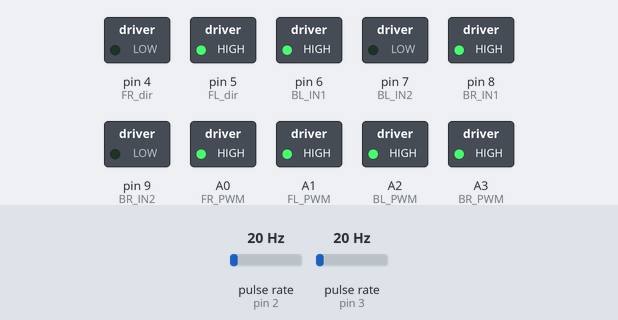
A sketch run on a simulated Arduino Uno, built with avr-gcc and run on an emulated ATmega328P. Parts: switched loads named in the sketch (green lamp = pin HIGH). Wiring (inferred from the names in the program): 2 × pulse sensor: data pin 2 / data pin 3. The test bench sets the inputs (shaded band); at power-on: pulse rate (sensors on pin 2, pin 3) 20 Hz. What the sketch prints to the serial monitor is not drawn.

Above: at 1.2 s.
1.3 s: pulse rate (sensor on pin 2) set to 8 Hz
4.3 s: pulse rate (sensor on pin 3) set to 196 Hz
Timing chart, 0 to 7.3 s (numbered marks = the images above; inputs shaded):
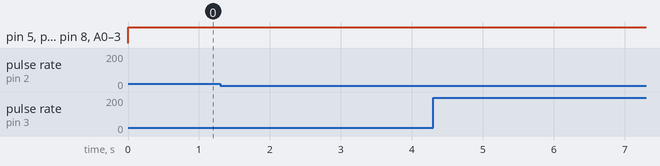

The sketch:

Control_Code.ino
```cpp
#include "DCMotorHBridge.h"
#include "MRAC_Left.h"
#include "MRAC_Right.h"

#define Left_motor_enc1 2
#define Left_motor_enc2 3

#define Right_motor_enc1 18
#define Right_motor_enc2 19

// F = Front
// B = Back
// R = Right
// L = Left
#define FR_PWM A0
#define FR_dir 4

#define FL_PWM A1
#define FL_dir 5

#define BL_PWM A2
#define BL_IN1 6
#define BL_IN2 7

#define BR_PWM A3
#define BR_IN1 8
#define BR_IN2 9
// makes sure to know what is the PPR of the encoder
float PPR_old = 4*370.0;
float PPR_new = 1900;
#define Freq_samp 200.0
#define T_samp 0.005

// Lyapunov Params
#define initial_gain 4
#define maximum_gain_P 10
#define maximum_gain_I 10
#define learning_rate 0.0001
#define time_constant 0.1
// PI Coefficients
#define P 3
#define I 2
#define antiwindup_yes 1
#define antiwindup_no 0

int left_Cstate = 0;
int left_Cstate_1 = 0;
volatile int left_ticks = 0;

int right_Cstate = 0;
int right_Cstate_1 = 0;
volatile int right_ticks = 0;

int current_Rticks = 0;
int speed_R = 0;
int last_Rticks = 0;
volatile int PWM_right = 0;

int current_Lticks = 0;
int speed_L = 0;
int last_Lticks = 0;
volatile int PWM_left = 0;

float setpoint_R = 0;
float setpoint_L = 0;

void setup() {
  Serial.begin(115200);

  pinMode(Left_motor_enc1, INPUT);
  pinMode(Right_motor_enc1, INPUT);

  pinMode(FL_PWM, OUTPUT);
  pinMode(FL_dir, OUTPUT);

  pinMode(FR_PWM, OUTPUT);
  pinMode(FR_dir, OUTPUT);

  pinMode(BL_PWM, OUTPUT);
  pinMode(BL_IN1, OUTPUT);
  pinMode(BL_IN2, OUTPUT);

  pinMode(BR_PWM, OUTPUT);
  pinMode(BR_IN2, OUTPUT);
  pinMode(BR_IN1, OUTPUT);

  attachInterrupt(digitalPinToInterrupt(Left_motor_enc1), L_pulses, CHANGE);
  attachInterrupt(digitalPinToInterrupt(Left_motor_enc2), L_pulses, CHANGE);

  attachInterrupt(digitalPinToInterrupt(Right_motor_enc1), R_pulses, CHANGE);
  attachInterrupt(digitalPinToInterrupt(Right_motor_enc2), R_pulses, CHANGE);

    cli();      //stop interrupts
  TCCR2A = 0; // set entire TCCR2A register to 0
  TCCR2B = 0; // same for TCCR2B
  TCNT2 = 177; //255-((16*10^6)/(PreSc*F_samp))
  //
  //
  //
  // 177 for 200 Hz sampling rate
  // 240 for 1000 Hz sampling rate
  // 1000 Hz sampling rate is not advisable as not all calculations in the timer
  // may have time to complete, this will cause malfunction in the control system
  // when changing timer configurations, remember to change sampling frequency and sampling time
  // as used in calculations, which will be found as #defines at the top of the code
  // also make sure to change the TCNT2 value in the bottom of the ISR
  //
  //
  //
  TCCR2A |= 0; // turn on Normal mode
  TCCR2B |= (1 << CS22) | (1 << CS21) | (1 << CS20); // Set CS22,CS21,CS20 bits for 1024 prescaler
  TIMSK2 |= (1 << TOIE2);  // enable timer Overflow interrupt
  sei(); //allow interrupts
  Serial.print("PWM Right");
  Serial.print(" ");
  Serial.print("PWM Left");
  Serial.print(" ");
  Serial.print("Right Speed");
  Serial.print(" ");
  Serial.println("Left Speed");
}

void loop() {

}

ISR(TIMER2_OVF_vect) {
  current_Rticks = right_ticks;
  current_Lticks = left_ticks;

  // Speed is in RPM
  speed_L = (current_Rticks - last_Rticks)*Freq_samp/PPR_old*60;
  speed_R = -(current_Lticks - last_Lticks)*Freq_samp/PPR_new*60;

  // Speed is in RPM
  setpoint_R = 50;
  setpoint_L = 50;

  PWM_left = UnderControl_L(speed_L,setpoint_L, initial_gain, maximum_gain_P, maximum_gain_I,learning_rate,time_constant,T_samp);
  PWM_right = UnderControl_R(speed_R,setpoint_R, initial_gain, maximum_gain_P, maximum_gain_I,learning_rate,time_constant,T_samp);

  Freebird(PWM_left, FL_PWM, FL_dir);
  MoveitMoveit(PWM_left, BL_IN1, BL_IN2, BL_PWM);

  Freebird(-PWM_right, FR_PWM, FR_dir);
  MoveitMoveit(PWM_right, BR_IN1, BR_IN2, BR_PWM);

  Serial.print(PWM_right);
  Serial.print(" ");
  Serial.print(PWM_left);
  Serial.print(" ");
  Serial.print(speed_R);
  Serial.print(" ");
  Serial.println(speed_L);

  last_Rticks = current_Rticks;
  last_Lticks = current_Lticks;

  TCNT2 = 177;
}

void R_pulses() {
  right_Cstate = ((digitalRead(Right_motor_enc1) << 1) | (digitalRead(Right_motor_enc2)));
  if (right_Cstate_1 == 0 && right_Cstate == 1) {
    right_ticks--;
  } else if (right_Cstate_1 == 1 && right_Cstate == 3) {
    right_ticks--;
  } else if (right_Cstate_1 == 3 && right_Cstate == 2) {
    right_ticks--;
  } else if (right_Cstate_1 == 2 && right_Cstate == 0) {
    right_ticks--;
  } else if (right_Cstate_1 == 1 && right_Cstate == 0) {
    right_ticks++;
  } else if (right_Cstate_1 == 3 && right_Cstate == 1) {
    right_ticks++;
  } else if (right_Cstate_1 == 2 && right_Cstate == 3) {
    right_ticks++;
  } else if (right_Cstate_1 == 0 && right_Cstate == 2) {
    right_ticks++;
  }
  else;
  right_Cstate_1 = right_Cstate;
}

void L_pulses() {
  left_Cstate = ((digitalRead(Left_motor_enc1) << 1) | (digitalRead(Left_motor_enc2)));
  if (left_Cstate_1 == 0 && left_Cstate == 1) {
    left_ticks--;
  } else if (left_Cstate_1 == 1 && left_Cstate == 3) {
    left_ticks--;
  } else if (left_Cstate_1 == 3 && left_Cstate == 2) {
    left_ticks--;
  } else if (left_Cstate_1 == 2 && left_Cstate == 0) {
    left_ticks--;
  } else if (left_Cstate_1 == 1 && left_Cstate == 0) {
    left_ticks++;
  } else if (left_Cstate_1 == 3 && left_Cstate == 1) {
    left_ticks++;
  } else if (left_Cstate_1 == 2 && left_Cstate == 3) {
    left_ticks++;
  } else if (left_Cstate_1 == 0 && left_Cstate == 2) {
    left_ticks++;
  }
  else;
  left_Cstate_1 = left_Cstate;
}
```

DCMotorHBridge.h
```cpp
void MoveitMoveit(int PulseWidth, int A_channel, int B_channel, int INPUT_PIN){

  // Saturate output at 255
    if (PulseWidth>=255){
        PulseWidth = 255;
    }else if(PulseWidth<=-255){
      PulseWidth = -255;
    }
    // decide directions based on PWM sign
    if(PulseWidth >=0){
      // if command is positive, go CCW/CW
        digitalWrite(A_channel,HIGH);
        digitalWrite(B_channel,LOW);
        analogWrite(INPUT_PIN,PulseWidth);
    }
    else if(PulseWidth < 0){
      // if it switches signs, go the other way
        digitalWrite(A_channel,LOW);
        digitalWrite(B_channel,HIGH);
        analogWrite(INPUT_PIN,-PulseWidth);
    }

}

void Freebird(int PWM, int PWM_pin, int DIR_pin){
   if (PWM>=255){
        PWM = 255;
    }else if(PWM<=-255){
      PWM = -255;
    }
    // decide directions based on PWM sign
    if(PWM >=0){
      // if command is positive, go CCW/CW
        digitalWrite(DIR_pin,HIGH);
        analogWrite(PWM_pin,PWM);
    }
    else if(PWM < 0){
      // if it switches signs, go the other way
        digitalWrite(DIR_pin,LOW);
        analogWrite(PWM_pin,-PWM);
}
}
```

MRAC_Left.h
```cpp
int saturated_L(float ctrlaction, float satlim) { // saturation status
  /* this function returns
    1 if the ctrlaction is upper-limit-saturated
    and -1 if lower-limit-saturated */
  static int flag = 0;
  //  if(ctrlaction>=satlim)
  //    flag=1;
  //
  //  else if(ctrlaction<=-satlim)
  //    flag=-1;
  //  else
  //  flag=0;
  flag = ctrlaction >= satlim ? 1 : ctrlaction <= -satlim ? -1 : 0;
  return flag;
}
float P_ctrlr_L(float error, float P) {
  static float P_ctrlaction = 0;
  P_ctrlaction = error * P; // calculating ctrl action based on P
  return P_ctrlaction;
}
float I_ctrlr_L(float sumerror, float I, float T_samp) {
  static float I_ctrlaction = 0;
  I_ctrlaction = T_samp * sumerror * I; // calculating ctrl action based on I
  return I_ctrlaction;
}


float PID_ctrlr_withZOH_L(float error, float P, float I, float saturation_limit, float T_samp, int anti_windup)
{
  static float integrator_sum = 0;// integrator sum
  static float differror = 0;// error difference
  static float sumerror = 0;// cumulative error sum
  static float last_error = 0;// delayed error
  static short sat = 0;// saturation flag
  static short clamp_cond = 0;// clamping into operation
  static short zero_cross = 0;
  static float ctrlaction = 0;
  // differencing the error
  differror = error - last_error;

  // saturation flag
  sat = saturated_L(ctrlaction, saturation_limit);// check saturated or not
  switch (anti_windup) {
    case 0:// if clamping is deactivated
      sumerror += error;
      ctrlaction = P_ctrlr_L(error, P) + I_ctrlr_L(sumerror, I, T_samp);
      break;
    // if clamping is activated
    default:
      // check if it's clamping time
      zero_cross = (((last_error < 0) && (error > 0)) || ((last_error > 0) && (error < 0)));// 0,1
      clamp_cond = ((sat == 1) && (error >= 0)) || ((sat == -1) && (error <= 0));//0,1
        if (clamp_cond && zero_cross){
             sumerror = 0;
        integrator_sum = 0;
        ctrlaction = P_ctrlr_L(error, P) + integrator_sum;
        }
      else if (clamp_cond) {// stop integ. in clamping time
        ctrlaction = P_ctrlr_L(error, P) + integrator_sum;
      }
      else if (zero_cross) {
        sumerror = 0;
        integrator_sum = 0;

        ctrlaction = P_ctrlr_L(error, P) + integrator_sum;
      }
      else {

        sumerror += error;
        integrator_sum = I_ctrlr_L(sumerror, I, T_samp);
        ctrlaction = P_ctrlr_L(error, P) + integrator_sum;
      }
  }

  // delaying the error
  last_error = error;
  sat = saturated_L(ctrlaction, saturation_limit);// check saturated_R or not
  if (sat == 1)
    ctrlaction = saturation_limit;
  else if (sat == -1)
    ctrlaction = -saturation_limit;
  return ctrlaction;
  //ctrlaction = sat == 1 ? saturation_limit : sat == -1 ? -saturation_limit : ctrlaction;
}


float error_L(float state, float setpoint) { // calculating error
  return (setpoint - state);
}

float modelrefO1_L(float time_constant, float setpoint, float T_samp){
    static float state = 0;
    static float B_m = 1/time_constant;
    static float A_m = B_m;
    static float last_setpoint = 0;
    static float a = B_m*T_samp/(2+A_m*T_samp);
    static float b = (A_m*T_samp - 2)/(A_m*T_samp + 2);
    state = a*(setpoint + last_setpoint) - b*state;
    last_setpoint = setpoint;
    return state;
}

float ImproviseAdaptOvercome_L(float state_real, float gain_initial, float gain_max, float learning_rate, float time_constant, float setpoint, float T_samp){
    static float gain = gain_initial;
    static float tracking_error = 0;
    static float model_error = 0;
    tracking_error = setpoint - state_real;
    model_error = state_real - modelrefO1_L(time_constant, setpoint, T_samp);
    gain -= T_samp*learning_rate*model_error*tracking_error;
    return gain;
}

float Trap_L(float variable, float T_samp){
    static float X = 0;
    static float X_last = 0;
    static float integral = 0;
    X = variable;
    integral += (X + X_last)*T_samp/2;
    X_last = X;
    return integral;
}

float ImproviseAdaptOvercomeIntegral_L(float state_real, float gain_initial, float gain_max, float learning_rate, float time_constant, float setpoint, float T_samp){
    static float gain = gain_initial;
    static float tracking_error = 0;
    static float model_error = 0;
    tracking_error = setpoint - state_real;
    model_error = state_real - modelrefO1_L(time_constant, setpoint, T_samp);
    gain -= T_samp*learning_rate*model_error*Trap_L(tracking_error, T_samp);
    gain = (gain <= 0) ? 0 : gain;
    gain = (gain >= gain_max) ? gain_max : gain ;
    return gain;
}


float UnderControl_L(float speed_, float setpoint, float gain_initial, float gain_max, float gain_max_I, float learning_rate, float time_constant, float T_samp){
    static float gain = 0;
    static float gain_integral = 0;
    static float tracking_err = 0;
    static float ctrlaction = 0;
    gain = ImproviseAdaptOvercome_L(speed_, gain_initial, gain_max, learning_rate, time_constant, setpoint, T_samp);
    gain_integral = ImproviseAdaptOvercomeIntegral_L(speed_, gain_initial, gain_max_I, learning_rate, time_constant, setpoint, T_samp);
    tracking_err = error_L(speed_, setpoint);
    ctrlaction = PID_ctrlr_withZOH_L(tracking_err, gain, gain_integral, 255, T_samp, 1);
    return ctrlaction;
}
```

MRAC_Right.h
```cpp
int saturated_R(float ctrlaction, float satlim) { // saturation status
  /* this function returns
    1 if the ctrlaction is upper-limit-saturated
    and -1 if lower-limit-saturated */
  static int flag = 0;
  //  if(ctrlaction>=satlim)
  //    flag=1;
  //
  //  else if(ctrlaction<=-satlim)
  //    flag=-1;
  //  else
  //  flag=0;
  flag = ctrlaction >= satlim ? 1 : ctrlaction <= -satlim ? -1 : 0;
  return flag;
}
float P_ctrlr_R(float error, float P) {
  static float P_ctrlaction = 0;
  P_ctrlaction = error * P; // calculating ctrl action based on P
  return P_ctrlaction;
}
float I_ctrlr_R(float sumerror, float I, float T_samp) {
  static float I_ctrlaction = 0;
  I_ctrlaction = T_samp * sumerror * I; // calculating ctrl action based on I
  return I_ctrlaction;
}


float PID_ctrlr_withZOH_R(float error, float P, float I, float saturation_limit, float T_samp, int anti_windup)
{
  static float integrator_sum = 0;// integrator sum
  static float differror = 0;// error difference
  static float sumerror = 0;// cumulative error sum
  static float last_error = 0;// delayed error
  static short sat = 0;// saturation flag
  static short clamp_cond = 0;// clamping into operation
  static short zero_cross = 0;
  static float ctrlaction = 0;
  // differencing the error
  differror = error - last_error;

  // saturation flag
  sat = saturated_R(ctrlaction, saturation_limit);// check saturated or not
  switch (anti_windup) {
    case 0:// if clamping is deactivated
      sumerror += error;
      ctrlaction = P_ctrlr_R(error, P) + I_ctrlr_R(sumerror, I, T_samp);
      break;
    // if clamping is activated
    default:
      // check if it's clamping time
      zero_cross = (((last_error < 0) && (error > 0)) || ((last_error > 0) && (error < 0)));// 0,1
      clamp_cond = ((sat == 1) && (error >= 0)) || ((sat == -1) && (error <= 0));//0,1
        if (clamp_cond && zero_cross){
             sumerror = 0;
        integrator_sum = 0;
        ctrlaction = P_ctrlr_R(error, P) + integrator_sum;
        }
      else if (clamp_cond) {// stop integ. in clamping time
        ctrlaction = P_ctrlr_R(error, P) + integrator_sum;
      }
      else if (zero_cross) {
        sumerror = 0;
        integrator_sum = 0;

        ctrlaction = P_ctrlr_R(error, P) + integrator_sum;
      }
      else {

        sumerror += error;
        integrator_sum = I_ctrlr_R(sumerror, I, T_samp);
        ctrlaction = P_ctrlr_R(error, P) + integrator_sum;
      }
  }

  // delaying the error
  last_error = error;
  sat = saturated_R(ctrlaction, saturation_limit);// check saturated_R or not
  if (sat == 1)
    ctrlaction = saturation_limit;
  else if (sat == -1)
    ctrlaction = -saturation_limit;
  return ctrlaction;
  //ctrlaction = sat == 1 ? saturation_limit : sat == -1 ? -saturation_limit : ctrlaction;
}


float error_R(float state, float setpoint) { // calculating error
  return (setpoint - state);
}

float modelrefO1_R(float time_constant, float setpoint, float T_samp){
    static float state = 0;
    static float B_m = 1/time_constant;
    static float A_m = B_m;
    static float last_setpoint = 0;
    static float a = B_m*T_samp/(2+A_m*T_samp);
    static float b = (A_m*T_samp - 2)/(A_m*T_samp + 2);
    state = a*(setpoint + last_setpoint) - b*state;
    last_setpoint = setpoint;
    return state;
}

float ImproviseAdaptOvercome_R(float state_real, float gain_initial, float gain_max, float learning_rate, float time_constant, float setpoint, float T_samp){
    static float gain = gain_initial;
    static float tracking_error = 0;
    static float model_error = 0;
    tracking_error = setpoint - state_real;
    model_error = state_real - modelrefO1_R(time_constant, setpoint, T_samp);
    gain -= T_samp*learning_rate*model_error*tracking_error;
    return gain;
}

float Trap_R(float variable, float T_samp){
    static float X = 0;
    static float X_last = 0;
    static float integral = 0;
    X = variable;
    integral += (X + X_last)*T_samp/2;
    X_last = X;
    return integral;
}

float ImproviseAdaptOvercomeIntegral_R(float state_real, float gain_initial, float gain_max, float learning_rate, float time_constant, float setpoint, float T_samp){
    static float gain = gain_initial;
    static float tracking_error = 0;
    static float model_error = 0;
    tracking_error = setpoint - state_real;
    model_error = state_real - modelrefO1_R(time_constant, setpoint, T_samp);
    gain -= T_samp*learning_rate*model_error*Trap_R(tracking_error, T_samp);
    gain = (gain <= 0) ? 0 : gain;
    gain = (gain >= gain_max) ? gain_max : gain ;
    return gain;
}


float UnderControl_R(float speed_, float setpoint, float gain_initial, float gain_max, float gain_max_I, float learning_rate, float time_constant, float T_samp){
    static float gain = 0;
    static float gain_integral = 0;
    static float tracking_err = 0;
    static float ctrlaction = 0;
    gain = ImproviseAdaptOvercome_R(speed_, gain_initial, gain_max, learning_rate, time_constant, setpoint, T_samp);
    gain_integral = ImproviseAdaptOvercomeIntegral_R(speed_, gain_initial, gain_max_I, learning_rate, time_constant, setpoint, T_samp);
    tracking_err = error_R(speed_, setpoint);
    ctrlaction = PID_ctrlr_withZOH_R(tracking_err, gain, gain_integral, 255, T_samp, 1);
    return ctrlaction;
}
```

Measured:
- after the input at 1.3 s, every drawn part: stays the same
- after the input at 4.3 s, every drawn part: stays the same
